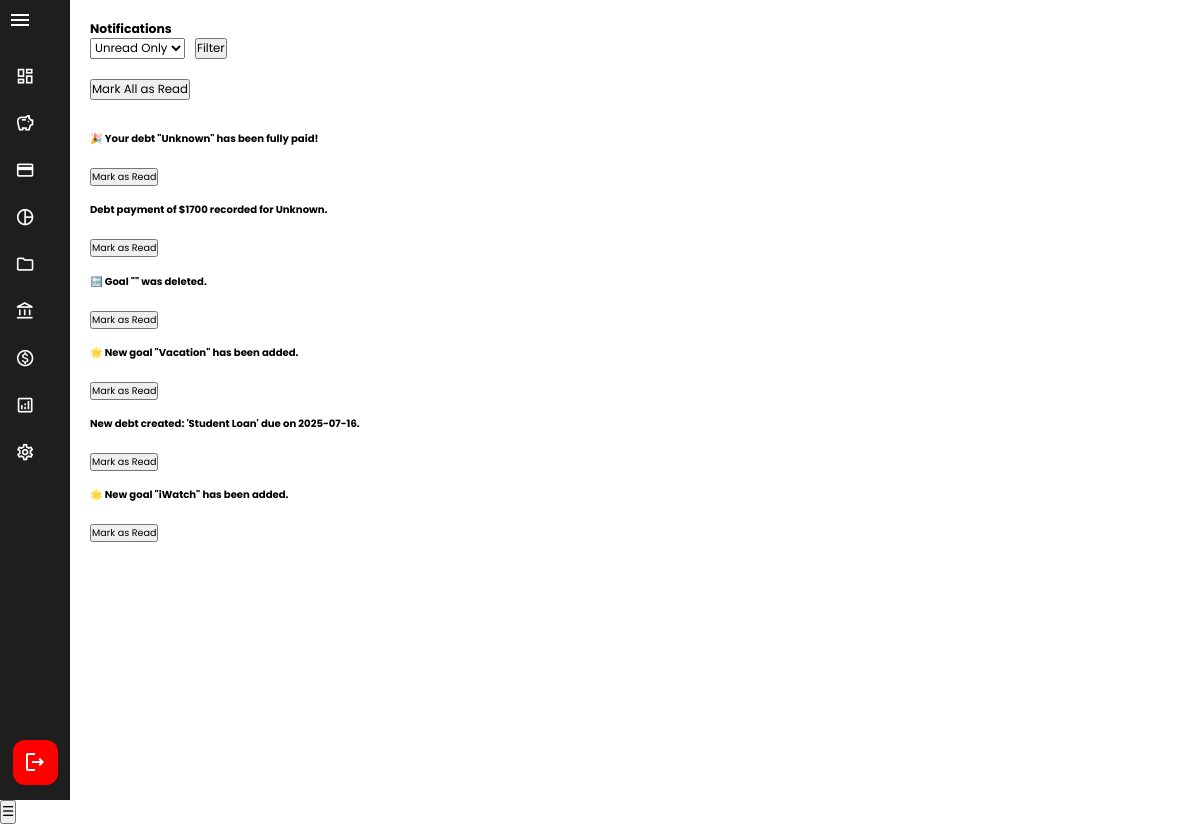
The page /SmartWallet/notifications.php (signed in) on the database its author committed.
### tables this page shows
CREATE TABLE `notifications` (
  `id` int(11) NOT NULL,
  `user_id` int(11) NOT NULL,
  `type` enum('system','email') NOT NULL,
  `category` enum('reminder','warning','success','info') DEFAULT 'info',
  `message` text NOT NULL,
  `is_read` tinyint(1) DEFAULT 0,
  `is_sent` tinyint(1) DEFAULT 0,
  `created_at` datetime DEFAULT current_timestamp()
);

### SmartWallet/notifications.php (the view, shortened to what this page needs)
<?php
require_once 'includes/db.php';
$user_id = $_SESSION['user_id'];
$filter_type = $_GET['type'] ?? '';
$filter_status = $_GET['status'] ?? 'unread';
$where = "WHERE user_id = ?";
$params = [$user_id];
if ($filter_status === 'unread') {
    $where .= " AND is_read = 0";
} elseif ($filter_status === 'read') {
    $where .= " AND is_read = 1";
}
$stmt = $pdo->prepare("SELECT * FROM notifications $where ORDER BY created_at DESC");
$stmt->execute($params);
$notifications = $stmt->fetchAll(PDO::FETCH_ASSOC);
function renderNotifications($notifications, $filter_type, $filter_status)
{
?>
    <div id="notiList" class="notifications-list">
        <?php if (empty($notifications)): ?>
            <p>No notifications found.</p>
        <?php else: ?>
            <ul style="list-style: none; padding: 0;">
                <?php foreach ($notifications as $n): ?>
                    <li class="<?= $n['is_read'] ? '' : 'unread' ?>" style="margin-bottom: 1rem;">
                        <strong><?= htmlspecialchars($n['message']) ?></strong>
                        <span class="badge <?= $n['type'] ?>">
                        </span>
                        <br>
                        <small class="relative-time" data-time="<?= $n['created_at'] ?>"></small><br>
                        <?php if (!$n['is_read']): ?>
                            <form method="POST" style="margin-top: 5px;">
                                <button type="submit" class="btn small">Mark as Read</button>
                            </form>
                        <?php endif; ?>
                    </li>
                <?php endforeach; ?>
            </ul>
        <?php endif; ?>
    </div>
<?php
}
?>
<!DOCTYPE html>
<html lang="en">
<head>
    <link rel="stylesheet" href="assets/css/sidebar.css" />
    <link rel="stylesheet" href="assets/css/notifications.css">
    <link href="https://cdnjs.cloudflare.com/ajax/libs/font-awesome/6.5.0/css/all.min.css" rel="stylesheet">
</head>
<body>
    <?php include 'includes/sidebar.php'; ?>
    <main class="content">
        <div class="container">
            <h1>Notifications</h1>
            <form method="GET" style="margin-bottom: 20px; display: flex; gap: 10px;">
                <select name="status">
                    <option value="unread" <?= $filter_status === 'unread' ? 'selected' : '' ?>>Unread Only</option>
                </select>
                <button type="submit">Filter</button>
            </form>
            <form method="POST" style="margin-bottom: 15px;">
                <button class="btn">Mark All as Read</button>
            </form>
            <div id="notiList">
                <?php renderNotifications($notifications, $filter_type, $filter_status); ?>
            </div>
        </div>
    </main>
    <button id="mobileToggle" class="hamburger">&#9776;</button>
</body>
</html>

### SmartWallet/assets/css/sidebar.css (style rules this page uses)
* { margin: 0; padding: 0; box-sizing: border-box; font-family: "Poppins", sans-serif; font-size: 95%; }
html, body { height: 100%; margin: 0; padding: 0; overflow: auto; }
.content { flex: 1; padding: 20px; margin-left: 70px; height: 100vh; transition: filter 0.3s ease; }

### SmartWallet/assets/css/notifications.css (style rules this page uses)
.badge { padding: 2px 8px; border-radius: 6px; font-size: 0.75rem; color: white; }
.unread { font-weight: bold; }
.notifications-list { display: flex; flex-direction: column; gap: 1rem; padding: 1rem 0; }

### rows shown on the page
notifications: message "🎉 Your debt \"Unknown\" has been fully paid!"
notifications: message "Debt payment of $1700 recorded for Unknown."
notifications: message "🔚 Goal \"\" was deleted."
notifications: message "🌟 New goal \"Vacation\" has been added."
notifications: message "New debt created: 'Student Loan' due on 2025-07-16."
notifications: message "🌟 New goal \"iWatch\" has been added."
